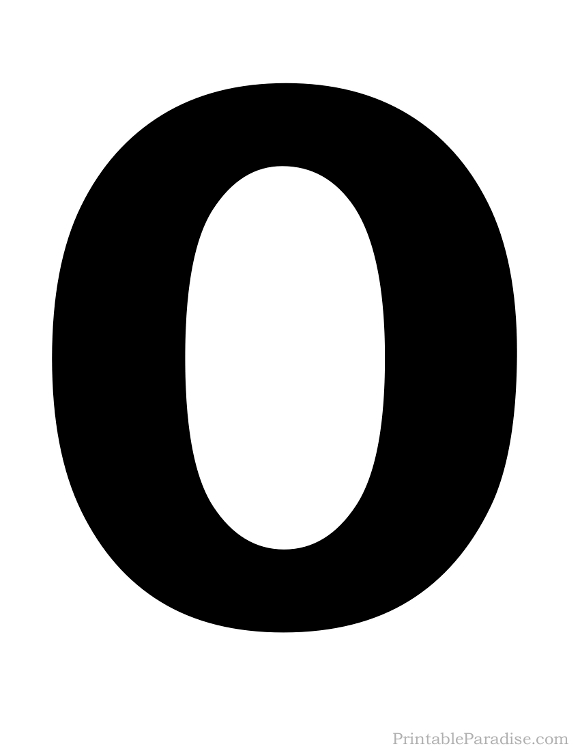
#> input picture Numbers/0.png, 580 x 751 px
$ python -i image_processing.py   (imports and definitions only)
#> lines starting #> are read from the running program, lines starting #| are printed output that depends on the picture; after the words box and inside, x2 and y2 are one past the last pixel; in counts of white or black regions, pixels touching at a corner belong together
import numpy as np
from skimage import exposure
import os
from PIL import Image, ImageOps, ImageChops

# Opens image from the given path
def image_from_file_path(file_path):
    return Image.open(file_path)

# Replaces image background if empty to white
def replace_transparent_background(image):
    image_arr = np.array(image)

    has_no_alpha = len(image_arr.shape) < 3 or image_arr.shape[2] < 4
    if has_no_alpha:
        return image

    alpha1 = 0
    r2, g2, b2, alpha2 = 255, 255, 255, 255

    red, green, blue, alpha = image_arr[:, :, 0], image_arr[:, :, 1], image_arr[:, :, 2], image_arr[:, :, 3]
    mask = (alpha == alpha1)
    image_arr[:, :, :4][mask] = [r2, g2, b2, alpha2]
    path = os.path.join(os.getcwd(), 'Numbers', 'Processed','transparent.png')
    if path:
        Image.fromarray(image_arr).save(path)

    return Image.fromarray(image_arr)

# shortens the image to only display the number dimmensions
def trim_borders(image):
    bg = Image.new(image.mode, image.size, image.getpixel((0,0)))
    diff = ImageChops.difference(image, bg)
    diff = ImageChops.add(diff, diff, 2.0, -100)
    bbox = diff.getbbox()
    path = os.path.join(os.getcwd(), 'Numbers', 'Processed','trim.png')
    if bbox:
        if path:
            image.crop(bbox).save(path)
        return image.crop(bbox)
    if path:
        image.save(path)
    return image

# adds a white 30 pixel border to the image
def pad_image(image):
    process_image = ImageOps.expand(image, border=30, fill='#fff')
    path = os.path.join(os.getcwd(), 'Numbers', 'Processed','pad.png')
    if path:
        process_image.save(path)
    return process_image

# Turns image to grayscale
def to_grayscale(image):
    process_image = image.convert('L')
    path = os.path.join(os.getcwd(), 'Numbers', 'Processed','gray.png')
    if path:
        process_image.save(path)
    return process_image

# Inverts the image color
# Note: image need to be black background and number area white
def invert_colors(image):
    process_image = ImageOps.invert(image)
    path = os.path.join(os.getcwd(), 'Numbers', 'Processed','invert.png')
    if path:
        process_image.save(path)
    return process_image

# Resize the image to the dataset standard
def resize_image(image):
    processed_image = image.resize((8, 8), Image.BILINEAR)
    path = os.path.join(os.getcwd(), 'Numbers', 'Processed','resize.png')
    if path:
        processed_image.save(path)

    return processed_image

# Scale downs the image to the dataset standard
def scale_down_intensity(image):
    image_arr = np.array(image)
    image_arr = exposure.rescale_intensity(image_arr, out_range=(0, 16))
    return Image.fromarray(image_arr)

# Processes the input image to the dataset standard
def process_image(image_path):
#> called with image_path = 'Numbers/0.png'
    image = image_from_file_path(image_path)
#> in image_from_file_path, returned value is the input picture: PIL image 580x751 P; min 0, max 255, mean 169.2
    is_empty = not image.getbbox()
#> is_empty = False
    if is_empty:
        return None

    image = replace_transparent_background(image)
#> in replace_transparent_background, `image_arr = np.array(image)`:
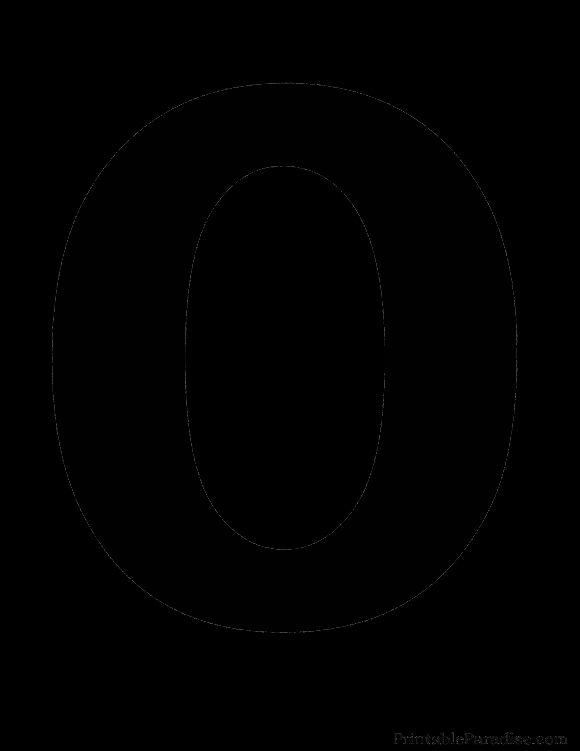
#> image_arr: shape (751, 580); min 0, max 79, mean 0.6
    image = trim_borders(image)
#> in trim_borders, `bg = Image.new(image.mode, image.size, image.getpixel((0,0)))`: bg: PIL image 580x751 P; every value is 0
#> in trim_borders, `bbox = diff.getbbox()`: bbox = None
    image = pad_image(image)
#> in pad_image, `process_image = ImageOps.expand(image, border=30, fill='#fff')`:
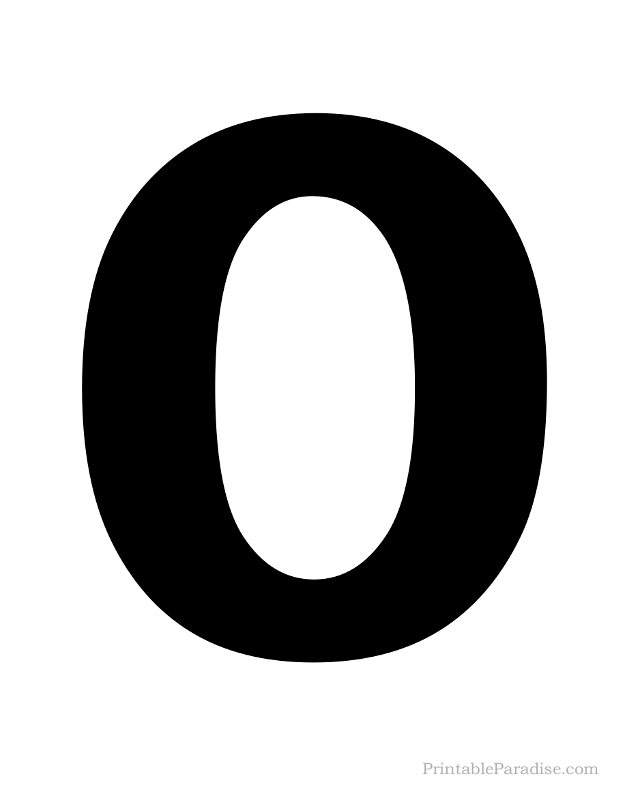
#> process_image: PIL image 640x811 P; min 0, max 255, mean 183
    image = to_grayscale(image)
    image = invert_colors(image)
#> in invert_colors, `process_image = ImageOps.invert(image)`:
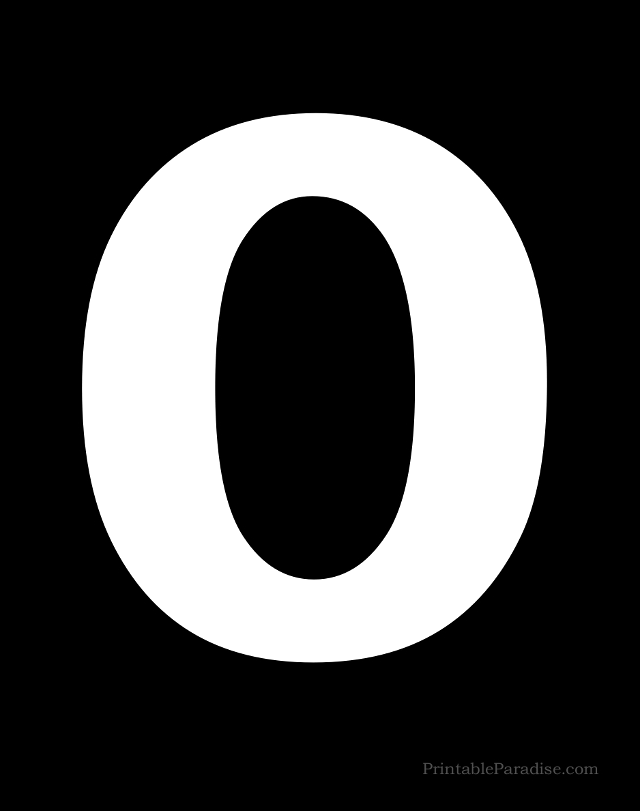
#> process_image: PIL image 640x811 L; min 0, max 255, mean 72
    image = resize_image(image)
    image = scale_down_intensity(image)

    return np.array([
        np.array(image).flatten()
    ])

>>> result = process_image('Numbers/0.png')

$ run again, on Numbers/4.png
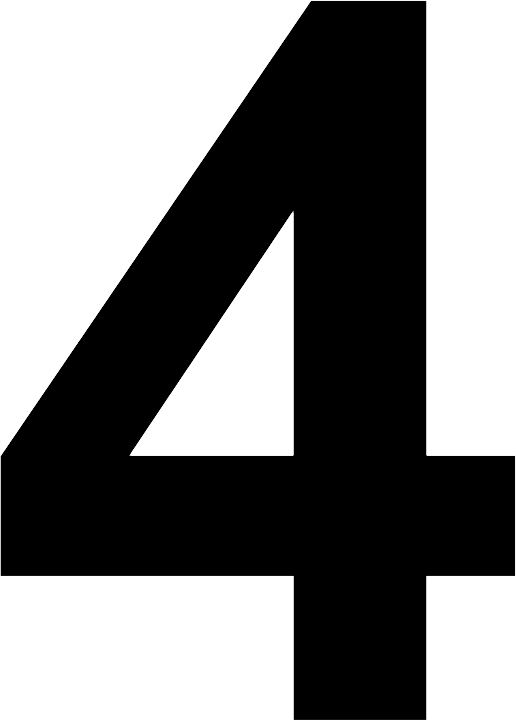
#> input picture Numbers/4.png, 516 x 720 px
#> in image_from_file_path, returned value is the input picture: PIL image 516x720 RGBA; mean R, G, B, A 128.7, 128.7, 128.7, 126.1
#> is_empty = False
#> mask: shape (720, 516) bool; 50.1% white; 1 black region, box (x1, y1, x2, y2) and area: (0, 0, 516, 720) 185255
#> bg: PIL image 516x720 RGBA; every value is 255
#> in trim_borders, `diff = ImageChops.difference(image, bg)`:
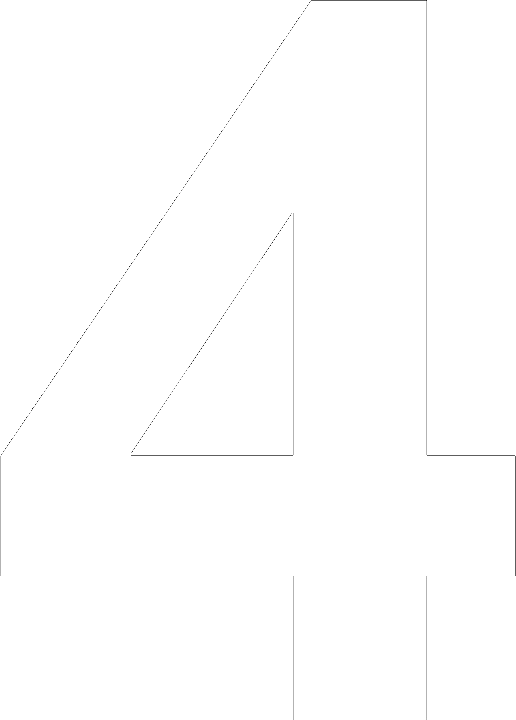
#> diff: PIL image 516x720 RGBA; mean R, G, B, A 126.3, 126.3, 126.3, 1; transparent parts drawn white
#> bbox = (0, 0, 516, 720)
#> in invert_colors, `process_image = ImageOps.invert(image)`:
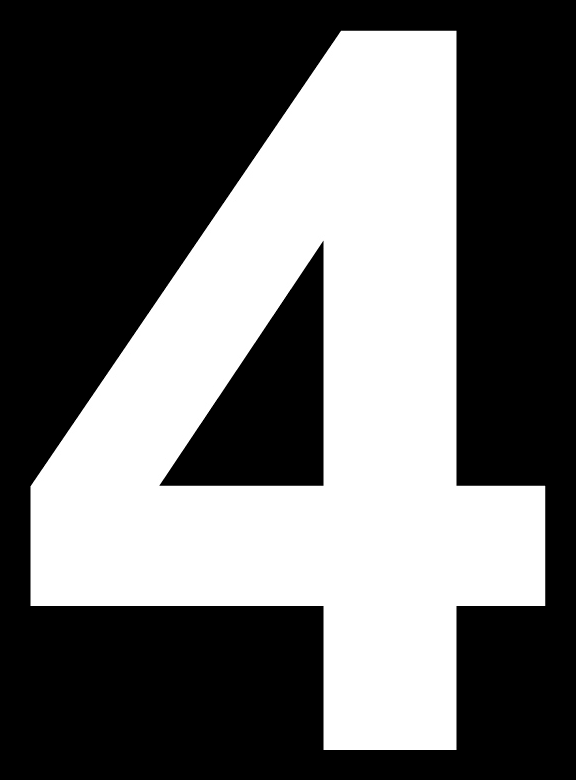
#> process_image: PIL image 576x780 L; min 0, max 255, mean 104.4

$ run again, on Numbers/5.png
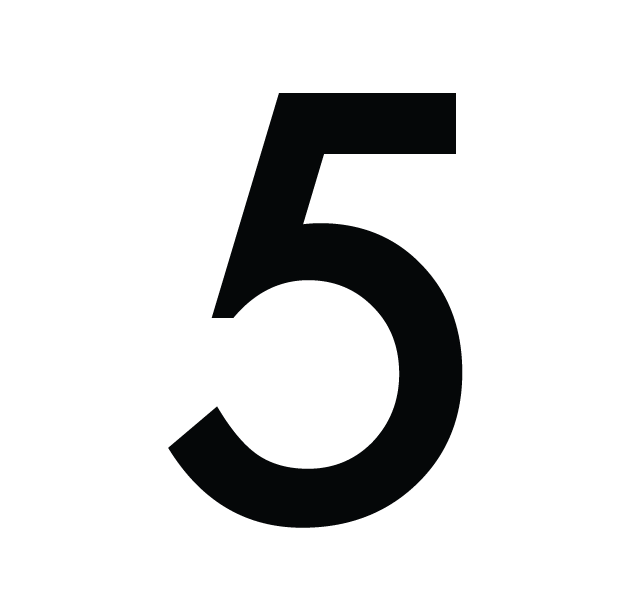
#> input picture Numbers/5.png, 643 x 612 px
#> in image_from_file_path, returned value is the input picture: PIL image 643x612 RGBA; mean R, G, B, A 0.7, 1, 1.1, 35.3
#> is_empty = False
#> in replace_transparent_background, `red, green, blue, alpha = image_arr[:, :, 0], image_arr[:, :, 1], imag..`:
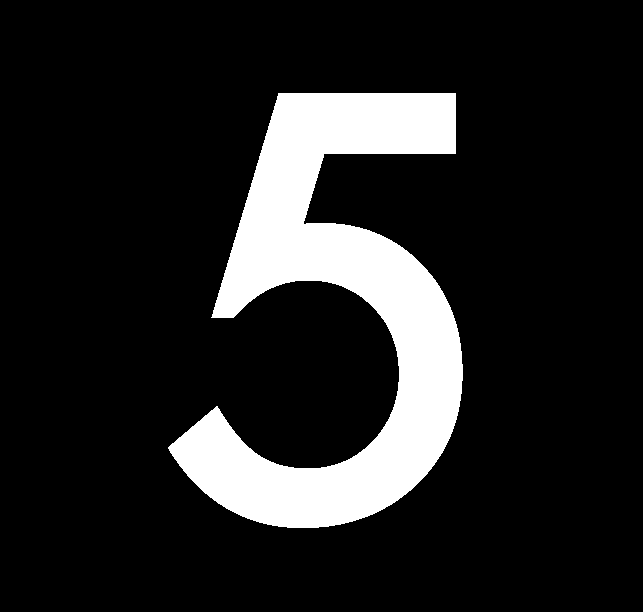
#> red: shape (612, 643); values 0 (black) and 5 (white), 14% white; 1 white region, box (x1, y1, x2, y2) and area: (168, 93, 463, 528) 55230
#> bg: PIL image 643x612 RGBA; every value is 255
#> bbox = (168, 93, 463, 528)
#> in to_grayscale, `process_image = image.convert('L')`:
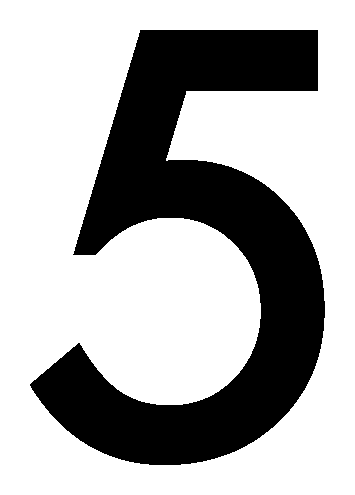
#> process_image: PIL image 355x495 L; values 7 (black) and 255 (white), 68.6% white; 1 black region, box (x1, y1, x2, y2) and area: (30, 30, 325, 465) 55230
